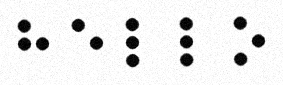
#> input picture anh_test/development/001_hello_01.png, 283 x 85 px; its folder holds only this picture in this run
$ python -i preprocessing.py   (imports and definitions only)
#> lines starting #> are read from the running program, lines starting #| are printed output that depends on the picture; after the words box and inside, x2 and y2 are one past the last pixel; in counts of white or black regions, pixels touching at a corner belong together
#> further down, picture is the input picture: shape (85, 283, 3); min 0, max 255, mean 233
"""Image preprocessing for dark-dot Braille on a light background."""

from __future__ import annotations

from dataclasses import dataclass
from typing import Literal

import cv2
import numpy as np


ThresholdMethod = Literal["global", "otsu", "adaptive"]
MorphologyMethod = Literal["none", "open", "close"]


@dataclass(frozen=True)
class PreprocessConfig:
    """Options for grayscale conversion, denoising, binarization, and cleanup."""

    threshold_method: ThresholdMethod = "otsu"
    threshold_value: int = 127
    adaptive_block_size: int = 31
    adaptive_c: int = 7
    denoise: bool = True
    blur_kernel_size: int = 3
    morphology: MorphologyMethod = "none"
    morphology_kernel_size: int = 3


@dataclass
class PreprocessResult:
    """Grayscale input and inverted binary mask (dots are white/255)."""

    grayscale: np.ndarray
    binary: np.ndarray


def _validate_image(image: np.ndarray) -> np.ndarray:
    if not isinstance(image, np.ndarray) or image.size == 0:
        raise ValueError("Image is empty or is not a NumPy array.")
    if image.ndim == 2:
        gray = image
    elif image.ndim == 3 and image.shape[2] == 3:
        gray = cv2.cvtColor(image, cv2.COLOR_BGR2GRAY)
    elif image.ndim == 3 and image.shape[2] == 4:
        gray = cv2.cvtColor(image, cv2.COLOR_BGRA2GRAY)
    else:
        raise ValueError("Expected a grayscale, BGR, or BGRA image.")
    if gray.dtype != np.uint8:
        gray = cv2.normalize(gray, None, 0, 255, cv2.NORM_MINMAX).astype(np.uint8)
    return gray


def preprocess_image(image: np.ndarray, config: PreprocessConfig | None = None) -> PreprocessResult:
    """Convert an image to grayscale and a binary mask with dark dots as foreground."""
    config = config or PreprocessConfig()
    gray = _validate_image(image)
    if config.denoise:
        kernel = max(1, int(config.blur_kernel_size))
        if kernel % 2 == 0:
            kernel += 1
        working = cv2.GaussianBlur(gray, (kernel, kernel), 0)
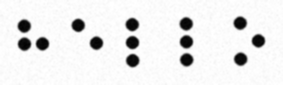
#> working: shape (85, 283); min 2, max 255, mean 233
    else:
        working = gray

    method = config.threshold_method.lower()
    if method == "global":
        _, binary = cv2.threshold(working, int(config.threshold_value), 255, cv2.THRESH_BINARY_INV)
    elif method == "otsu":
        _, binary = cv2.threshold(working, 0, 255, cv2.THRESH_BINARY_INV | cv2.THRESH_OTSU)
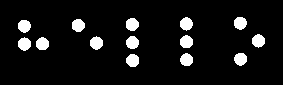
#> binary: shape (85, 283); 7.8% white; 14 white regions, largest, box (x1, y1, x2, y2) and area: (252, 34, 265, 48) 136, (18, 37, 31, 51) 136, (90, 36, 103, 50) 136
    elif method == "adaptive":
        block = max(3, int(config.adaptive_block_size))
        if block % 2 == 0:
            block += 1
        binary = cv2.adaptiveThreshold(
            working, 255, cv2.ADAPTIVE_THRESH_GAUSSIAN_C, cv2.THRESH_BINARY_INV,
            block, int(config.adaptive_c),
        )
    else:
        raise ValueError(f"Unsupported threshold method: {config.threshold_method!r}")

    morphology = config.morphology.lower()
    if morphology != "none":
        if morphology not in ("open", "close"):
            raise ValueError(f"Unsupported morphology operation: {config.morphology!r}")
        size = max(1, int(config.morphology_kernel_size))
        kernel = cv2.getStructuringElement(cv2.MORPH_ELLIPSE, (size, size))
        op = cv2.MORPH_OPEN if morphology == "open" else cv2.MORPH_CLOSE
        binary = cv2.morphologyEx(binary, op, kernel)

    return PreprocessResult(grayscale=gray, binary=binary)

>>> import cv2
>>> picture = cv2.imread('anh_test/development/001_hello_01.png')
>>> result = preprocess_image(picture)

$ run again, on anh_test/development/001_hello_03.png
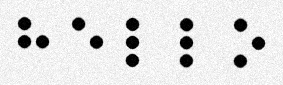
#> input picture anh_test/development/001_hello_03.png, 283 x 85 px
#> picture is the input picture: shape (85, 283, 3); min 0, max 255, mean 223.3
#> in preprocess_image, `working = cv2.GaussianBlur(gray, (kernel, kernel), 0)`:
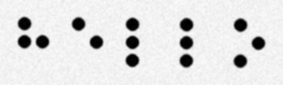
#> working: shape (85, 283); min 0, max 252, mean 223.4
#> in preprocess_image, `_, binary = cv2.threshold(working, 0, 255, cv2.THRESH_BINARY_INV | cv2..`:
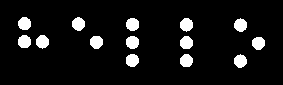
#> binary: shape (85, 283); 8% white; 14 white regions, largest, box (x1, y1, x2, y2) and area: (72, 17, 85, 31) 139, (180, 18, 193, 32) 139, (18, 35, 31, 48) 139

$ run again, on anh_test/development/002_world_01.png
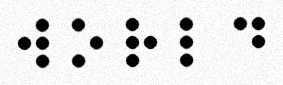
#> input picture anh_test/development/002_world_01.png, 283 x 85 px
#> picture is the input picture: shape (85, 283, 3); min 0, max 255, mean 225.8
#> in preprocess_image, `working = cv2.GaussianBlur(gray, (kernel, kernel), 0)`:
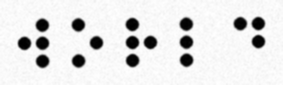
#> working: shape (85, 283); min 0, max 255, mean 225.8
#> in preprocess_image, `_, binary = cv2.threshold(working, 0, 255, cv2.THRESH_BINARY_INV | cv2..`:
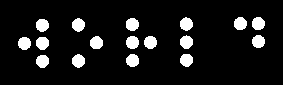
#> binary: shape (85, 283); 9.6% white; 17 white regions, largest, box (x1, y1, x2, y2) and area: (180, 35, 193, 49) 138, (72, 54, 85, 68) 138, (180, 17, 193, 31) 137
